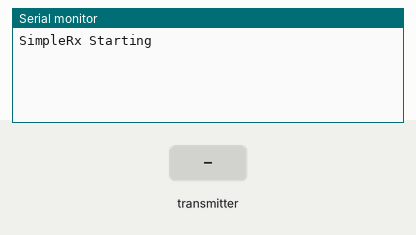
Simulated run of this sketch. Board: Arduino Uno, built with avr-gcc and run on an emulated ATmega328P. Parts: the last lines printed to the serial monitor. The test bench sets the inputs (shaded band). No radio packets arrive unless stated.

Above: at 1.2 s.
1.3 s: the transmitter starts sending height = 0
At 1.37 s:
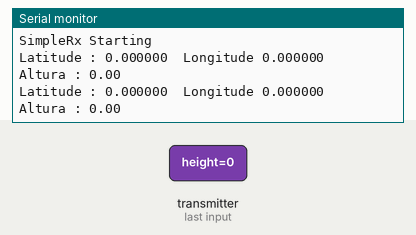
3.2 s: the transmitter starts sending latitude = 100
At 3.39 s:
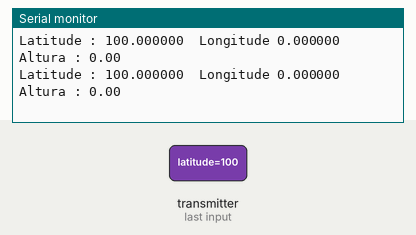
6.2 s: the transmitter starts sending longitude = 25
At 6.3 s:
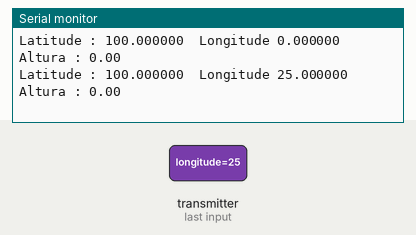
9.2 s: the transmitter starts sending height = 25
At 9.32 s:
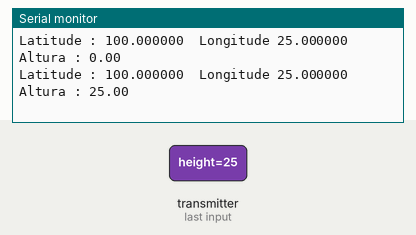
12.2 s: the transmitter starts sending latitude = 0
At 12.28 s:
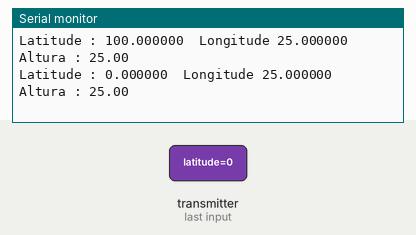
15.2 s: the transmitter starts sending longitude = 0
At 15.31 s:
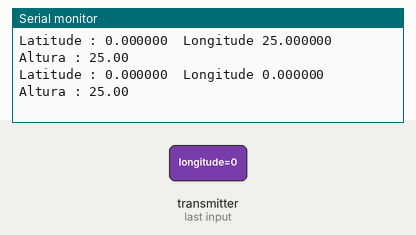

Measured:
- after the input at 1.3 s, the serial monitor: prints a new line at once (image 1)
- after the input at 3.2 s, the serial monitor: prints a new line after 0.12 s (image 2)
- after the input at 6.2 s, the serial monitor: prints a new line after 0.09 s (image 3)
- after the input at 9.2 s, the serial monitor: prints a new line after 0.12 s (image 4)
- after the input at 12.2 s, the serial monitor: prints a new line after 0.07 s (image 5)
- after the input at 15.2 s, the serial monitor: prints a new line after 0.10 s (image 6)

The sketch:

Receptor_funcional.ino
```cpp
// SimpleRx - the slave or the receiver
//Radio
#include <SPI.h>
#include <nRF24L01.h>
#include <RF24.h>

//not all #defines used but here for documentation
#define CE_PIN   7
#define CSN_PIN 8
#define MOSI_PIN 11
#define MISO_PIN 12
#define SCK_PIN 13

const byte thisSlaveAddress[5] = {'R', 'x', 'A', 'A', 'A'};

RF24 radio(CE_PIN, CSN_PIN);

struct data
{
  float height;
  float latitude;
  float longitude;
} receivedData;

bool newData = false;

void setup()
{
  Serial.begin(9600);
  Serial.println("SimpleRx Starting");
  radio.begin();
  radio.setDataRate( RF24_2MBPS );
  radio.openReadingPipe(1, thisSlaveAddress);
  radio.startListening();
}

void loop()
{
  getData();
  showData();
}

void getData()
{
  if ( radio.available() )
  {
    radio.read( &receivedData, sizeof(receivedData) );
    newData = true;
  }
}

void showData()
{
  if (newData == true)
  {
    Serial.print("Latitude : ");
    Serial.print(receivedData.latitude, 6);
    Serial.print("\t");
    Serial.print("Longitude ");
    Serial.print(receivedData.longitude, 6);
    Serial.print("\t");
    Serial.print("Altura : ");
    Serial.println(receivedData.height);
    newData = false;
  }
}
```
